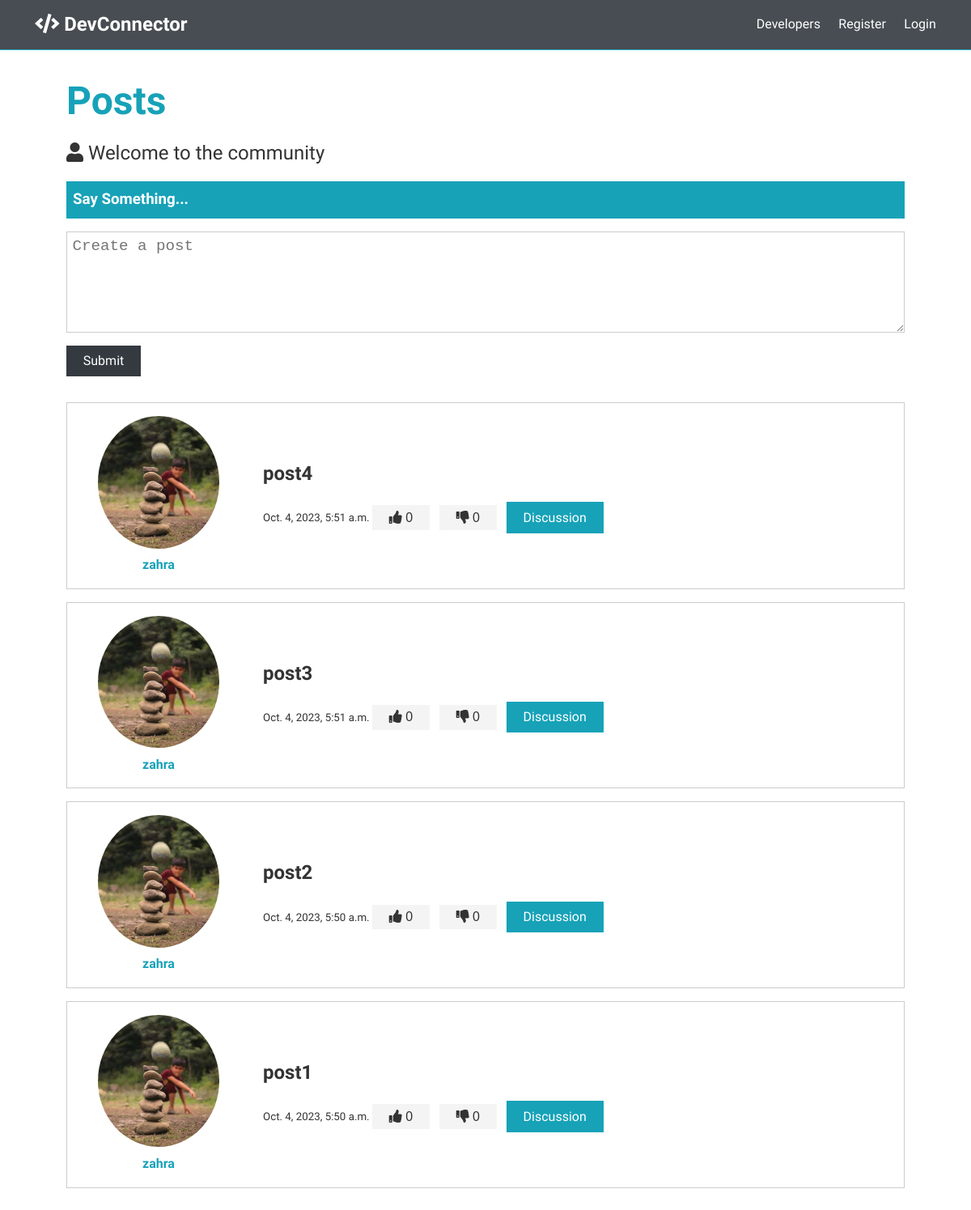
Page /blog/posts/ on the committed database.
### blog/models.py (models this page shows, shortened)
class Post(models.Model):
    author=models.ForeignKey(UserProfile,on_delete=models.CASCADE)
    title=models.CharField(max_length=200)
    slug=models.SlugField(max_length=300,blank=True)
    body=models.TextField()
    created_at=models.DateTimeField(auto_now_add=True)
    update_at=models.DateTimeField(auto_now=True)
    like=models.ManyToManyField(UserProfile,related_name='post_like',blank=True)
    dislike=models.ManyToManyField(UserProfile,related_name='post_dislike',blank=True)
    def get_absolute_url(self):
        return reverse_lazy("post", kwargs={"slug": self.slug})

### accounts/models.py (models this page shows, shortened)
class UserProfile(models.Model):
    bio=models.CharField(max_length=100)
    user=models.OneToOneField(User,on_delete=models.CASCADE)
    picture=models.ImageField(upload_to='profile_picture',default="default_profile_picture.png")

### blog/views.py (the view)
# urls.py: path('posts/',views.posts,name='posts'),
def posts(request):
    blog_post= Post.objects.all().order_by("-created_at")[:10]
    return render(request,'blog/posts.html',{'blog_post':blog_post})

### blog/templates/blog/posts.html (shortened to what this page needs)
{% load static %}
<!DOCTYPE html>
<html lang="en">
  <head>
    <link
      rel="stylesheet"
      href="https://use.fontawesome.com/releases/v5.8.1/css/all.css"
    />
    <link rel="stylesheet" href="{% static 'blog/css/style.min.css' %}" />
  </head>
  <body>
    {% include "navbar.html" %}
    <section class="container">
      <h1 class="large text-primary">
        Posts
      </h1>
      <p class="lead"><i class="fas fa-user"></i> Welcome to the community</p>
      <div class="post-form">
        <div class="post-form-header bg-primary">
          <h3>Say Something...</h3>
        </div>
        <form class="form my-1">
          <textarea cols="30" rows="5" placeholder="Create a post"></textarea>
          <input type="submit" value="Submit" class="btn btn-dark my-1" />
        </form>
        <div class="posts">
           {% for post in blog_post %}
          <div class="post bg-white my-1 p-1">
            <div>
              <a href="{{post.auth.get_absolute_url}}">
                <img
                  class="round-img"
                  src="{{post.author.picture.url}}"
                  alt=""
                />
                <h4>{{post.author.user.username}}</h4>
              </a>
            </div>
            <div>
              <h1> {{post.title}} </h1>
              <small> {{post.created_at}} </small>
              <button class="btn">
                <i class="fas fa-thumbs-up"></i> <span>{{post.like.count}}</span>
              </button>
              <button class="btn">
                <i class="fas fa-thumbs-down"></i> <span>{{post.dislike.count}}</span>
              </button>
              <a href="{{post.get_absolute_url}}" class="btn btn-primary">
                Discussion
              </a>
            </div>
          </div>
          {% endfor %}
        </div>
      </div>
    </section>
  </body>
</html>

### rows in the picture
Post: author.picture (picture), author.user.username "zahra", title "post4", created_at "Oct. 4, 2023, 5:51 a.m.", like.count "0", dislike.count "0"
Post: author.picture (picture), author.user.username "zahra", title "post3", created_at "Oct. 4, 2023, 5:51 a.m.", like.count "0", dislike.count "0"
Post: author.picture (picture), author.user.username "zahra", title "post2", created_at "Oct. 4, 2023, 5:50 a.m.", like.count "0", dislike.count "0"
Post: author.picture (picture), author.user.username "zahra", title "post1", created_at "Oct. 4, 2023, 5:50 a.m.", like.count "0", dislike.count "0"
